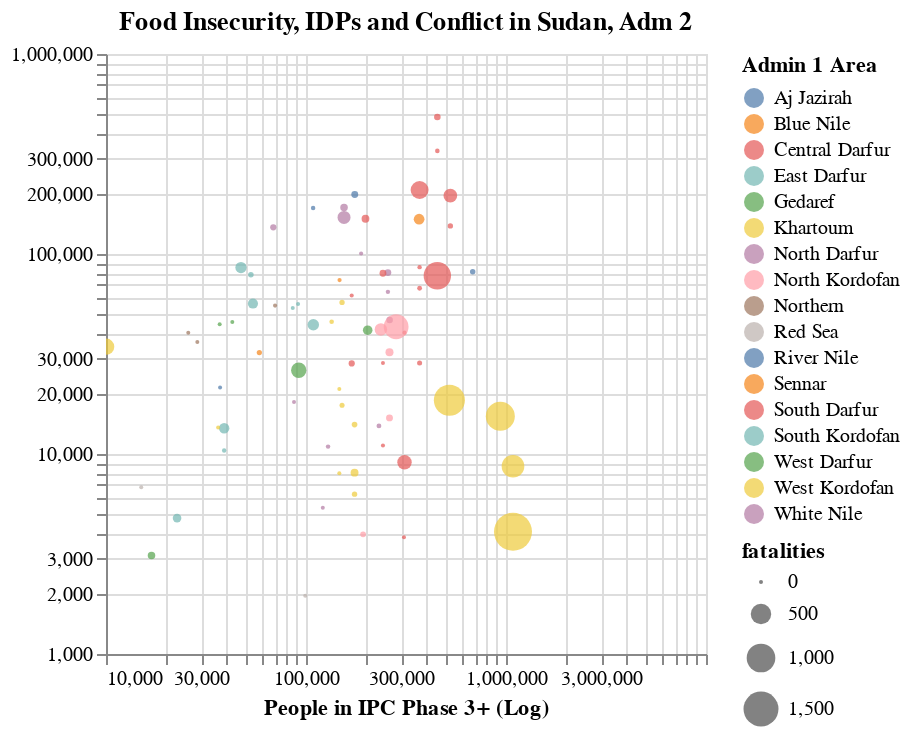

The notebook cell saved with this chart:
### Code cell
# Create the chart with the selection and regression line
chart = alt.Chart(acled_idp_ipc_adm2).mark_circle().encode(
    x=alt.X('phase3plus:Q', scale=alt.Scale(type='log'), title='People in IPC Phase 3+ (Log)'),
    y=alt.Y('numPresentIdpInd:Q', scale=alt.Scale(type='log'), title=None),
    color=alt.Color('Level 1:N', legend=alt.Legend(title="Admin 1 Area")),
    size=alt.Size('fatalities:Q'),
    tooltip=['Area', 'fatalities', 'phase3plus']
).properties(
    title='Food Insecurity, IDPs and Conflict in Sudan, Adm 2'
).interactive()#.to_json()


chart

### Figure 1 — Vega-Lite specification as saved in the notebook (floating-point values rounded to 4 significant figures)
{"config": {"view": {"continuousWidth": 300, "continuousHeight": 300}}, "data": {"name": "data-d47f62613e840d8b3058fea7d65a4ef7"}, "mark": {"type": "circle"}, "encoding": {"color": {"field": "Level 1", "legend": {"title": "Admin 1 Area"}, "type": "nominal"}, "size": {"field": "fatalities", "type": "quantitative"}, "tooltip": [{"field": "Area", "type": "nominal"}, {"field": "fatalities", "type": "quantitative"}, {"field": "phase3plus", "type": "nominal"}], "x": {"field": "phase3plus", "scale": {"type": "log"}, "title": "People in IPC Phase 3+ (Log)", "type": "quantitative"}, "y": {"field": "numPresentIdpInd", "scale": {"type": "log"}, "title": null, "type": "quantitative"}}, "params": [{"name": "param_92", "select": {"type": "interval", "encodings": ["x", "y"]}, "bind": "scales"}], "title": "Food Insecurity, IDPs and Conflict in Sudan, Adm 2", "$schema": "https://vega.github.io/schema/vega-lite/v5.20.1.json", "datasets": {"data-d47f62613e840d8b3058fea7d65a4ef7": [{"Area": "Abassiya", "Level 1": "South Kordofan", "fatalities": 108.0, "event_id_cnty": 13.0, "numPresentIdpInd": 56530.0, "phase3plus": "54287"}, {"Area": "Abu Jubayhah", "Level 1": "South Kordofan", "fatalities": 0.0, "event_id_cnty": 2.0, "numPresentIdpInd": 56260.0, "phase3plus": "91277"}, {"Area": "Abu Zabad", "Level 1": "West Kordofan", "fatalities": 12.0, "event_id_cnty": 10.0, "numPresentIdpInd": 17520.0, "phase3plus": "151440"}, {"Area": "Adila", "Level 1": "East Darfur", "fatalities": 0.0, "event_id_cnty": 9.0, "numPresentIdpInd": 53740.0, "phase3plus": "85845"}, {"Area": "Al Dibab", "Level 1": "West Kordofan", "fatalities": 0.0, "event_id_cnty": 2.0, "numPresentIdpInd": 21150.0, "phase3plus": "146748"}, {"Area": "Al Idia", "Level 1": "West Kordofan", "fatalities": 15.0, "event_id_cnty": 14.0, "numPresentIdpInd": 57250.0, "phase3plus": "151440"}, {"Area": "Al Khiwai", "Level 1": "West Kordofan", "fatalities": 58.0, "event_id_cnty": 6.0, "numPresentIdpInd": 8069.0, "phase3plus": "174900"}, {"Area": "Al Meiram", "Level 1": "West Kordofan", "fatalities": 0.0, "event_id_cnty": 2.0, "numPresentIdpInd": 8018.0, "phase3plus": "146748"}, {"Area": "Al Qurashi", "Level 1": "Aj Jazirah", "fatalities": 17.0, "event_id_cnty": 9.0, "numPresentIdpInd": 81460.0, "phase3plus": "681606"}, {"Area": "Al Wihda", "Level 1": "South Darfur", "fatalities": 1.0, "event_id_cnty": 2.0, "numPresentIdpInd": 11020.0, "phase3plus": "242549"}, {"Area": "An Nuhud", "Level 1": "West Kordofan", "fatalities": 6.0, "event_id_cnty": 24.0, "numPresentIdpInd": 45810.0, "phase3plus": "134355"}, {"Area": "At Tina", "Level 1": "North Darfur", "fatalities": 0.0, "event_id_cnty": 3.0, "numPresentIdpInd": 5385.0, "phase3plus": "121328"}, {"Area": "Atbara", "Level 1": "River Nile", "fatalities": 5.0, "event_id_cnty": 19.0, "numPresentIdpInd": 169600.0, "phase3plus": "108542"}, {"Area": "Azum", "Level 1": "Central Darfur", "fatalities": 9.0, "event_id_cnty": 10.0, "numPresentIdpInd": 67400.0, "phase3plus": "369837"}, {"Area": "Babanusa", "Level 1": "West Kordofan", "fatalities": 307.0, "event_id_cnty": 77.0, "numPresentIdpInd": 34420.0, "phase3plus": "10020"}, {"Area": "Bahri", "Level 1": "Khartoum", "fatalities": 1181.0, "event_id_cnty": 744.0, "numPresentIdpInd": 18580.0, "phase3plus": "521150"}, {"Area": "Bara", "Level 1": "North Kordofan", "fatalities": 60.0, "event_id_cnty": 29.0, "numPresentIdpInd": 32220.0, "phase3plus": "261498"}, {"Area": "Barbar", "Level 1": "River Nile", "fatalities": 0.0, "event_id_cnty": 4.0, "numPresentIdpInd": 21490.0, "phase3plus": "37186"}, {"Area": "Basundah", "Level 1": "Gedaref", "fatalities": 0.0, "event_id_cnty": 7.0, "numPresentIdpInd": 45760.0, "phase3plus": "42800"}, {"Area": "Beida", "Level 1": "West Darfur", "fatalities": 50.0, "event_id_cnty": 10.0, "numPresentIdpInd": 3105.0, "phase3plus": "16885"}, {"Area": "Beliel", "Level 1": "South Darfur", "fatalities": 34.0, "event_id_cnty": 15.0, "numPresentIdpInd": 484000.0, "phase3plus": "453642"}, {"Area": "Bendasi", "Level 1": "Central Darfur", "fatalities": 12.0, "event_id_cnty": 5.0, "numPresentIdpInd": 28520.0, "phase3plus": "369837"}, {"Area": "Buram", "Level 1": "South Darfur", "fatalities": 213.0, "event_id_cnty": 29.0, "numPresentIdpInd": 195700.0, "phase3plus": "526939"}, {"Area": "Delami", "Level 1": "South Kordofan", "fatalities": 72.0, "event_id_cnty": 22.0, "numPresentIdpInd": 4781.0, "phase3plus": "22663"}, {"Area": "Delgo", "Level 1": "Northern", "fatalities": 0.0, "event_id_cnty": 3.0, "numPresentIdpInd": 40380.0, "phase3plus": "25786"}, {"Area": "Dilling", "Level 1": "South Kordofan", "fatalities": 143.0, "event_id_cnty": 53.0, "numPresentIdpInd": 44300.0, "phase3plus": "108770"}, {"Area": "Dongola", "Level 1": "Northern", "fatalities": 1.0, "event_id_cnty": 22.0, "numPresentIdpInd": 55210.0, "phase3plus": "70031"}, {"Area": "Geisan", "Level 1": "Blue Nile", "fatalities": 14.0, "event_id_cnty": 2.0, "numPresentIdpInd": 32130.0, "phase3plus": "58455"}, {"Area": "Gereida", "Level 1": "South Darfur", "fatalities": 16.0, "event_id_cnty": 4.0, "numPresentIdpInd": 138200.0, "phase3plus": "526939"}, {"Area": "Ghadeer", "Level 1": "South Kordofan", "fatalities": 116.0, "event_id_cnty": 12.0, "numPresentIdpInd": 13460.0, "phase3plus": "38972"}, {"Area": "Ghubaish", "Level 1": "West Kordofan", "fatalities": 20.0, "event_id_cnty": 9.0, "numPresentIdpInd": 14030.0, "phase3plus": "174900"}, {"Area": "Halfa", "Level 1": "Northern", "fatalities": 0.0, "event_id_cnty": 5.0, "numPresentIdpInd": 36340.0, "phase3plus": "28620"}, {"Area": "Haya", "Level 1": "Red Sea", "fatalities": 0.0, "event_id_cnty": 3.0, "numPresentIdpInd": 1955.0, "phase3plus": "99110"}, {"Area": "Heiban", "Level 1": "South Kordofan", "fatalities": 3.0, "event_id_cnty": 6.0, "numPresentIdpInd": null, "phase3plus": "124651"}, {"Area": "Kadugli", "Level 1": "South Kordofan", "fatalities": 137.0, "event_id_cnty": 64.0, "numPresentIdpInd": 85560.0, "phase3plus": "47301"}, {"Area": "Karrari", "Level 1": "Khartoum", "fatalities": 1028.0, "event_id_cnty": 332.0, "numPresentIdpInd": 15430.0, "phase3plus": "936591"}, {"Area": "Kas", "Level 1": "South Darfur", "fatalities": 55.0, "event_id_cnty": 9.0, "numPresentIdpInd": 150000.0, "phase3plus": "198328"}, {"Area": "Kateila", "Level 1": "South Darfur", "fatalities": 2.0, "event_id_cnty": 1.0, "numPresentIdpInd": 40400.0, "phase3plus": "310838"}, {"Area": "Kebkabiya", "Level 1": "North Darfur", "fatalities": 37.0, "event_id_cnty": 30.0, "numPresentIdpInd": 80800.0, "phase3plus": "256748"}, {"Area": "Keilak", "Level 1": "West Kordofan", "fatalities": 0.0, "event_id_cnty": 2.0, "numPresentIdpInd": 13570.0, "phase3plus": "36365"}, {"Area": "Kelemando", "Level 1": "North Darfur", "fatalities": 5.0, "event_id_cnty": 1.0, "numPresentIdpInd": 10890.0, "phase3plus": "128909"}, {"Area": "Kereneik", "Level 1": "West Darfur", "fatalities": 94.0, "event_id_cnty": 21.0, "numPresentIdpInd": 41600.0, "phase3plus": "203436"}, {"Area": "Khartoum", "Level 1": "Khartoum", "fatalities": 1775.0, "event_id_cnty": 1602.0, "numPresentIdpInd": 4085.0, "phase3plus": "1083799"}, {"Area": "Kosti", "Level 1": "White Nile", "fatalities": 29.0, "event_id_cnty": 28.0, "numPresentIdpInd": 135900.0, "phase3plus": "68633"}, {"Area": "Kubum", "Level 1": "South Darfur", "fatalities": 240.0, "event_id_cnty": 22.0, "numPresentIdpInd": 9090.0, "phase3plus": "310838"}, {"Area": "Kulbus", "Level 1": "West Darfur", "fatalities": 0.0, "event_id_cnty": 2.0, "numPresentIdpInd": 44480.0, "phase3plus": "37011"}, {"Area": "Kutum", "Level 1": "North Darfur", "fatalities": 190.0, "event_id_cnty": 47.0, "numPresentIdpInd": 152300.0, "phase3plus": "154935"}, {"Area": "Melit", "Level 1": "North Darfur", "fatalities": 33.0, "event_id_cnty": 41.0, "numPresentIdpInd": 46780.0, "phase3plus": "261912"}, {"Area": "Mershing", "Level 1": "South Darfur", "fatalities": 38.0, "event_id_cnty": 21.0, "numPresentIdpInd": 80140.0, "phase3plus": "242549"}, {"Area": "Mukjar", "Level 1": "Central Darfur", "fatalities": 28.0, "event_id_cnty": 14.0, "numPresentIdpInd": 28360.0, "phase3plus": "169248"}, {"Area": "Nitega", "Level 1": "South Darfur", "fatalities": 0.0, "event_id_cnty": 1.0, "numPresentIdpInd": 28500.0, "phase3plus": "242549"}, {"Area": "Nyala Janoub", "Level 1": "South Darfur", "fatalities": 914.0, "event_id_cnty": 263.0, "numPresentIdpInd": 77830.0, "phase3plus": "453642"}, {"Area": "Nyala Shimal", "Level 1": "South Darfur", "fatalities": 6.0, "event_id_cnty": 7.0, "numPresentIdpInd": 327700.0, "phase3plus": "453642"}, {"Area": "Rabak", "Level 1": "White Nile", "fatalities": 1.0, "event_id_cnty": 13.0, "numPresentIdpInd": 100600.0, "phase3plus": "188600"}, {"Area": "Saraf Omra", "Level 1": "North Darfur", "fatalities": 4.0, "event_id_cnty": 5.0, "numPresentIdpInd": 64700.0, "phase3plus": "256748"}, {"Area": "Sawakin", "Level 1": "Red Sea", "fatalities": 0.0, "event_id_cnty": 7.0, "numPresentIdpInd": 6812.0, "phase3plus": "15004"}, {"Area": "Sennar", "Level 1": "Sennar", "fatalities": 123.0, "event_id_cnty": 57.0, "numPresentIdpInd": 149200.0, "phase3plus": "367729"}, {"Area": "Sheikan", "Level 1": "North Kordofan", "fatalities": 747.0, "event_id_cnty": 185.0, "numPresentIdpInd": 43280.0, "phase3plus": "282220"}, {"Area": "Shendi", "Level 1": "River Nile", "fatalities": 40.0, "event_id_cnty": 22.0, "numPresentIdpInd": 198400.0, "phase3plus": "175313"}, {"Area": "Shiaria", "Level 1": "East Darfur", "fatalities": 5.0, "event_id_cnty": 1.0, "numPresentIdpInd": null, "phase3plus": "78097"}, {"Area": "Sinja", "Level 1": "Sennar", "fatalities": 2.0, "event_id_cnty": 7.0, "numPresentIdpInd": 74040.0, "phase3plus": "147167"}, {"Area": "Sirba", "Level 1": "West Darfur", "fatalities": 272.0, "event_id_cnty": 28.0, "numPresentIdpInd": 26220.0, "phase3plus": "91961"}, {"Area": "Soudari", "Level 1": "North Kordofan", "fatalities": 21.0, "event_id_cnty": 16.0, "numPresentIdpInd": 3968.0, "phase3plus": "192976"}, {"Area": "Talawdi", "Level 1": "South Kordofan", "fatalities": 4.0, "event_id_cnty": 2.0, "numPresentIdpInd": 10410.0, "phase3plus": "38972"}, {"Area": "Tawila", "Level 1": "North Darfur", "fatalities": 51.0, "event_id_cnty": 22.0, "numPresentIdpInd": 170900.0, "phase3plus": "154935"}, {"Area": "Tendalti", "Level 1": "White Nile", "fatalities": 0.0, "event_id_cnty": 4.0, "numPresentIdpInd": 18210.0, "phase3plus": "87112"}, {"Area": "Um Bada", "Level 1": "Khartoum", "fatalities": 617.0, "event_id_cnty": 220.0, "numPresentIdpInd": 8681.0, "phase3plus": "1083799"}, {"Area": "Um Dafoug", "Level 1": "South Darfur", "fatalities": 0.0, "event_id_cnty": 3.0, "numPresentIdpInd": 3835.0, "phase3plus": "308970"}, {"Area": "Um Dam Haj Ahmed", "Level 1": "North Kordofan", "fatalities": 39.0, "event_id_cnty": 9.0, "numPresentIdpInd": 15160.0, "phase3plus": "261498"}, {"Area": "Um Dukhun", "Level 1": "Central Darfur", "fatalities": 1.0, "event_id_cnty": 5.0, "numPresentIdpInd": 62030.0, "phase3plus": "169248"}, {"Area": "Um Rawaba", "Level 1": "North Kordofan", "fatalities": 173.0, "event_id_cnty": 65.0, "numPresentIdpInd": 41920.0, "phase3plus": "236766"}, {"Area": "Um Rimta", "Level 1": "White Nile", "fatalities": 9.0, "event_id_cnty": 6.0, "numPresentIdpInd": 13810.0, "phase3plus": "231568"}, {"Area": "Wad Bandah", "Level 1": "West Kordofan", "fatalities": 16.0, "event_id_cnty": 2.0, "numPresentIdpInd": 6300.0, "phase3plus": "174900"}, {"Area": "Wadi Salih", "Level 1": "Central Darfur", "fatalities": 4.0, "event_id_cnty": 8.0, "numPresentIdpInd": 85960.0, "phase3plus": "369837"}, {"Area": "Yassin", "Level 1": "East Darfur", "fatalities": 18.0, "event_id_cnty": 5.0, "numPresentIdpInd": 78710.0, "phase3plus": "53018"}, {"Area": "Zalingi", "Level 1": "Central Darfur", "fatalities": 379.0, "event_id_cnty": 153.0, "numPresentIdpInd": 208800.0, "phase3plus": "369837"}, {"Area": "As Serief", "Level 1": null, "fatalities": null, "event_id_cnty": null, "numPresentIdpInd": 11730.0, "phase3plus": null}, {"Area": "Kernoi", "Level 1": null, "fatalities": null, "event_id_cnty": null, "numPresentIdpInd": 1580.0, "phase3plus": null}, {"Area": "Gharb Bara", "Level 1": null, "fatalities": null, "event_id_cnty": null, "numPresentIdpInd": 8036.0, "phase3plus": null}, {"Area": "Dordieb", "Level 1": null, "fatalities": null, "event_id_cnty": null, "numPresentIdpInd": 1455.0, "phase3plus": null}, {"Area": "Hala'ib", "Level 1": null, "fatalities": null, "event_id_cnty": null, "numPresentIdpInd": 600.0, "phase3plus": null}, {"Area": "Merwoe", "Level 1": null, "fatalities": null, "event_id_cnty": null, "numPresentIdpInd": 77800.0, "phase3plus": null}, {"Area": "Agig", "Level 1": null, "fatalities": null, "event_id_cnty": null, "numPresentIdpInd": 210.0, "phase3plus": null}, {"Area": "Sinkat", "Level 1": null, "fatalities": null, "event_id_cnty": null, "numPresentIdpInd": 8046.0, "phase3plus": null}, {"Area": "Tawkar", "Level 1": null, "fatalities": null, "event_id_cnty": null, "numPresentIdpInd": 2370.0, "phase3plus": null}, {"Area": "Damso", "Level 1": null, "fatalities": null, "event_id_cnty": null, "numPresentIdpInd": 7370.0, "phase3plus": null}, {"Area": "Tulus", "Level 1": null, "fatalities": null, "event_id_cnty": null, "numPresentIdpInd": 20780.0, "phase3plus": null}, {"Area": "Al Leri", "Level 1": null, "fatalities": null, "event_id_cnty": null, "numPresentIdpInd": 6641.0, "phase3plus": null}, {"Area": "Ar Rashad", "Level 1": null, "fatalities": null, "event_id_cnty": null, "numPresentIdpInd": 20930.0, "phase3plus": null}, {"Area": "Guli", "Level 1": null, "fatalities": null, "event_id_cnty": null, "numPresentIdpInd": 26630.0, "phase3plus": null}, {"Area": "Baw", "Level 1": null, "fatalities": null, "event_id_cnty": null, "numPresentIdpInd": 50470.0, "phase3plus": null}, {"Area": "Assalaya", "Level 1": null, "fatalities": null, "event_id_cnty": null, "numPresentIdpInd": 25240.0, "phase3plus": null}]}}
